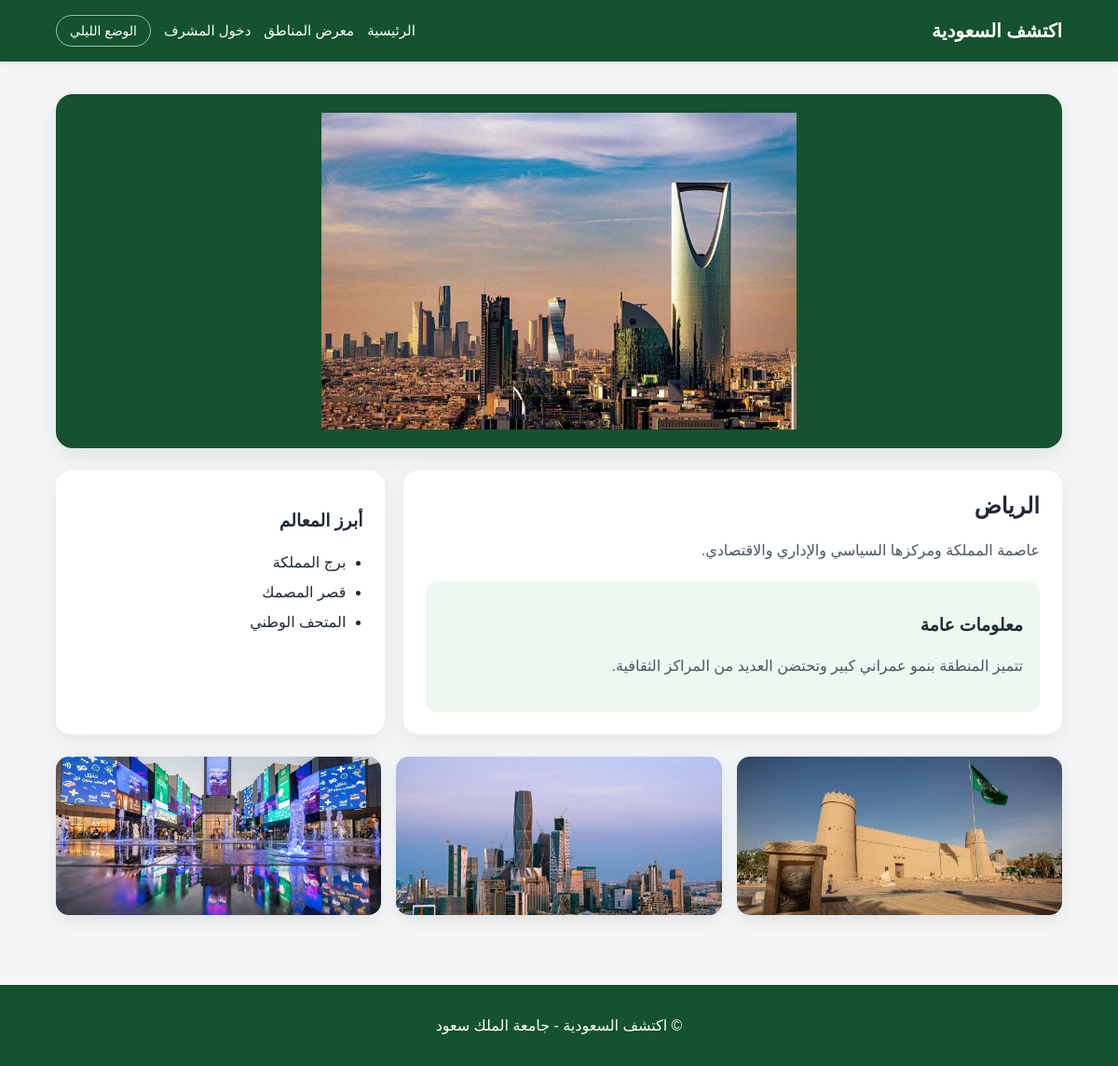
/details.php, run on the app's committed database.
### tables this page shows
CREATE TABLE `regions` (
  `id` int(11) NOT NULL,
  `name` varchar(100) NOT NULL,
  `category` varchar(50) NOT NULL,
  `description` text NOT NULL,
  `info` text DEFAULT NULL,
  `landmarks` text DEFAULT NULL,
  `hero_image` varchar(255) DEFAULT NULL,
  `gallery_image1` varchar(255) DEFAULT NULL,
  `gallery_image2` varchar(255) DEFAULT NULL,
  `gallery_image3` varchar(255) DEFAULT NULL
);

### details.php (the view, shortened to what this page needs)
<?php
include 'database.php';
$id = isset($_GET['id']) ? (int)$_GET['id'] : 1;
$result = mysqli_query($conn, "SELECT * FROM regions WHERE id = $id");
$data = mysqli_fetch_assoc($result);
?>
<!DOCTYPE html>
<html lang="ar" dir="rtl">
<head>
    <link rel="stylesheet" href="style.css">
</head>
<body>
    <header class="site-header">
        <div class="container nav-container">
            <div class="logo">اكتشف السعودية</div>
            <nav class="main-nav">
                <a href="index.php">الرئيسية</a>
                <a href="regions.php">معرض المناطق</a>
                <a href="admin/login.php">دخول المشرف</a>
                <button id="modeToggle" class="mode-btn" type="button">الوضع الليلي</button>
            </nav>
        </div>
    </header>
    <main class="page">
        <div class="container">
            <section class="details-hero">
                <img src="<?php echo $data['hero_image']; ?>" alt="<?php echo $data['name']; ?>">
            </section>
            <section class="details-wrapper">
                <div class="details-main card">
                    <h1><?php echo $data['name']; ?></h1>
                    <p><?php echo $data['description']; ?></p>
                    <div class="info-box">
                        <h3>معلومات عامة</h3>
                        <p><?php echo $data['info']; ?></p>
                    </div>
                </div>
                <div class="details-side card">
                    <h3>أبرز المعالم</h3>
                    <ul>
                        <?php foreach(explode('،', $data['landmarks']) as $landmark) { ?>
                            <li><?php echo trim($landmark); ?></li>
                        <?php } ?>
                    </ul>
                </div>
            </section>
            <section class="landmarks-gallery">
                <img src="<?php echo $data['gallery_image1']; ?>" alt="صورة 1">
                <img src="<?php echo $data['gallery_image2']; ?>" alt="صورة 2">
                <img src="<?php echo $data['gallery_image3']; ?>" alt="صورة 3">
            </section>
        </div>
    </main>
    <footer class="site-footer">
        <p>© اكتشف السعودية - جامعة الملك سعود</p>
    </footer>
</body>
</html>

### style.css (style rules this page uses)
* { box-sizing: border-box; }
body { margin: 0; font-family: Arial, sans-serif; background-color: #f3f5f7; color: #1f2937; direction: rtl; transition: background-color 0.3s, color 0.3s; }
.container { width: 90%; max-width: 1100px; margin: auto; }
.site-header { background: #14532d; color: white; padding: 16px 0; box-shadow: 0 2px 8px rgba(0, 0, 0, 0.08); }
.nav-container { display: flex; justify-content: space-between; align-items: center; gap: 20px; flex-wrap: wrap; }
.logo { font-size: 20px; font-weight: bold; }
.main-nav { display: flex; align-items: center; gap: 14px; flex-wrap: wrap; }
.main-nav a { color: white; text-decoration: none; font-size: 15px; }
.mode-btn { background: transparent; color: white; border: 1px solid rgba(255, 255, 255, 0.6); padding: 8px 14px; border-radius: 999px; cursor: pointer; font-size: 14px; }
.page { padding: 35px 0; }
.card { background: white; border-radius: 16px; box-shadow: 0 8px 25px rgba(0, 0, 0, 0.06); }
.intro-card, .welcome-card, .feature-card, .details-main, .details-side { padding: 24px; }
.intro-card h1, .welcome-card h2, .page-heading h1, .details-main h1 { margin-top: 0; }
.intro-card p, .welcome-card p, .feature-card p, .details-main p, .info-box p, .region-content p { line-height: 1.8; color: #4b5563; }
.details-hero { background: #14532d; border-radius: 18px; box-shadow: 0 8px 25px rgba(0, 0, 0, 0.08); padding: 20px; margin-bottom: 24px; overflow: hidden; display: flex; justify-content: center; align-items: center; min-height: 380px; }
.details-hero img { max-width: 100%; max-height: 340px; width: auto; height: auto; display: block; object-fit: contain; }
.details-wrapper { display: grid; grid-template-columns: 2fr 1fr; gap: 20px; margin-top: 24px; }
.info-box { background: #eef7f0; border-radius: 12px; padding: 18px; margin-top: 18px; }
.details-side ul { padding-right: 18px; line-height: 2; }
.landmarks-gallery { display: grid; grid-template-columns: repeat(3, 1fr); gap: 16px; margin-top: 24px; }
.landmarks-gallery img { width: 100%; height: 170px; object-fit: cover; border-radius: 14px; box-shadow: 0 6px 18px rgba(0, 0, 0, 0.08); }
.site-footer { text-align: center; padding: 18px; background: #14532d; color: white; margin-top: 40px; }

### data on the page
regions: hero_image+name (picture), name "الرياض", description "عاصمة المملكة ومركزها السياسي والإداري والاقتصادي.", info "تتميز المنطقة بنمو عمراني كبير وتحتضن العديد من المراكز الثقافية.", landmarks "برج المملكة", landmarks "قصر المصمك", landmarks "المتحف الوطني", gallery_image1 (picture), gallery_image2 (picture), gallery_image3 (picture)
